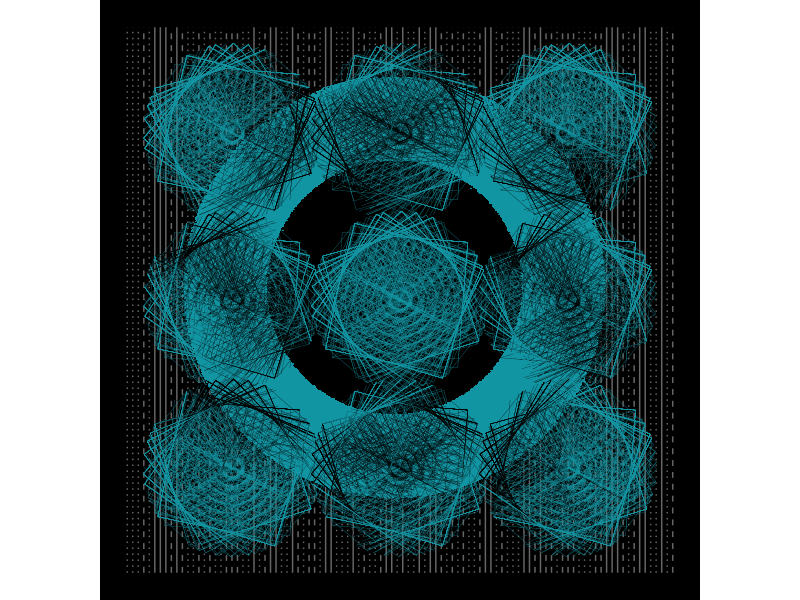

This chart was generated by the following R code:
## ---- chunk 1
#=============================================================================#
#Library Load-in---------------------------------------------------------------
#=============================================================================#
library(dplyr) #data wrangling
library(purrr) #iteration assist
library(ggplot2) #plotting
library(sp) #polygon manipulation

#=============================================================================#
#Data Set-up-------------------------------------------------------------------
#=============================================================================#

#Base square data#
square <- tibble(x = c(0,1,1,0,0),
                 y = c(0,0,1,1,0))

#Number of iterations#
n <- 15

#scale transfromations#
scaler <- seq(0,3, length = n)
positioner <- rev(scaler)

#Iteration options#
square_opts <- list(scaler, positioner, 1:n)

#Square data (One of them)
square_df <- pmap_df(square_opts, ~square |>
                       mutate(x = (x * ..1) + ..2,
                              y = (y * ..1) + ..2,
                              group = paste0("group",..3)))

#Rotation fx#
shape_rotator <- function(df, angle = 5){
  
  mp = list("x" = (min(df$x)+max(df$x))/2,
            "y" = (min(df$y)+max(df$y))/2)
  
  rotated_shape <- df %>%
    mutate(x2 = (x - mp$x)*cos(angle) - (y - mp$y)*sin(angle) + mp$x, 
           y2 = (x - mp$x)*sin(angle) + (y - mp$y)*cos(angle) + mp$y,
           x = x2,
           y = y2) %>%
    select(-c(x2,y2))
  
  rotated_shape
  
}

#Number of angles to sample#
anglesn <- 20

#sampled angles#
angles <- sample(1:360, anglesn, replace = TRUE)

#scale transfomer#
trans <- seq(0,10, by = 4)

#iteration helper#
nlength <- 1:length(trans)

#Final square data compilation#
square_df2 <- map2_df(trans, nlength, ~map2_df(trans, nlength, ~map2_df(anglesn, angles, ~shape_rotator(square_df, angle = .y) |>
                        mutate(group = paste0(group,.x))) |>
                        mutate(group = paste0(group,"-row",.y),
                               x = x + .x)) |> 
                        mutate(group = paste0(group,"-col",.y),
                               y = y + .x))

#Donut data compilation#
center <- tibble(x = (cos(seq(0,2*pi, length = 10000)) * 5) + mean(square_df2$x),
                 y = (sin(seq(0,2*pi, length = 10000)) * 5) +  mean(square_df2$y),
                 group = "circle")

mini_center <- tibble(x = (cos(seq(0,2*pi, length = 10000)) * 3) + mean(square_df2$x),
                      y = (sin(seq(0,2*pi, length = 10000)) * 3) +  mean(square_df2$y),
                      group = "mini circle")

#Final datafram to account for the donut#
final_df <- square_df2 |>
  mutate(logic = point.in.polygon(x,y,center$x, center$y),
         color = if_else(logic == 1, "#000000", "#1295a3"),
         logic = point.in.polygon(x,y,mini_center$x, mini_center$y),
         color = if_else(logic == 1, "#1295a3", color))

#Background data for patterns#
background <- tibble(x = seq(round(min(final_df$x)), round(max(final_df$x)), length.out = 100),
                     xend = x,
                     y = round(min(final_df$y)),
                     yend = round(max(final_df$y)))
  
#=============================================================================#
#Final Piece-------------------------------------------------------------------
#=============================================================================#
  
final_df |>
  ggplot(aes(x,y, group = group))+
  theme_void()+
  theme(plot.background = element_rect(fill = "#000000"))+
  geom_segment(data = background, aes(x,y,xend = xend, yend = yend), 
               inherit.aes = FALSE, 
               linetype = (sample(1:3, nrow(background), replace = TRUE)), 
               color = "#ffffff", 
               alpha = .4)+
  geom_polygon(data = center, 
               fill = "#1295a3", 
               position = position_jitter(width = .05, height = .03))+
  geom_polygon(data = mini_center, 
               fill = "#000000", 
               position = position_jitter(width = .05, height = .03))+
  geom_path(linewidth = .1, 
            color = final_df$color)+
  coord_equal() 
